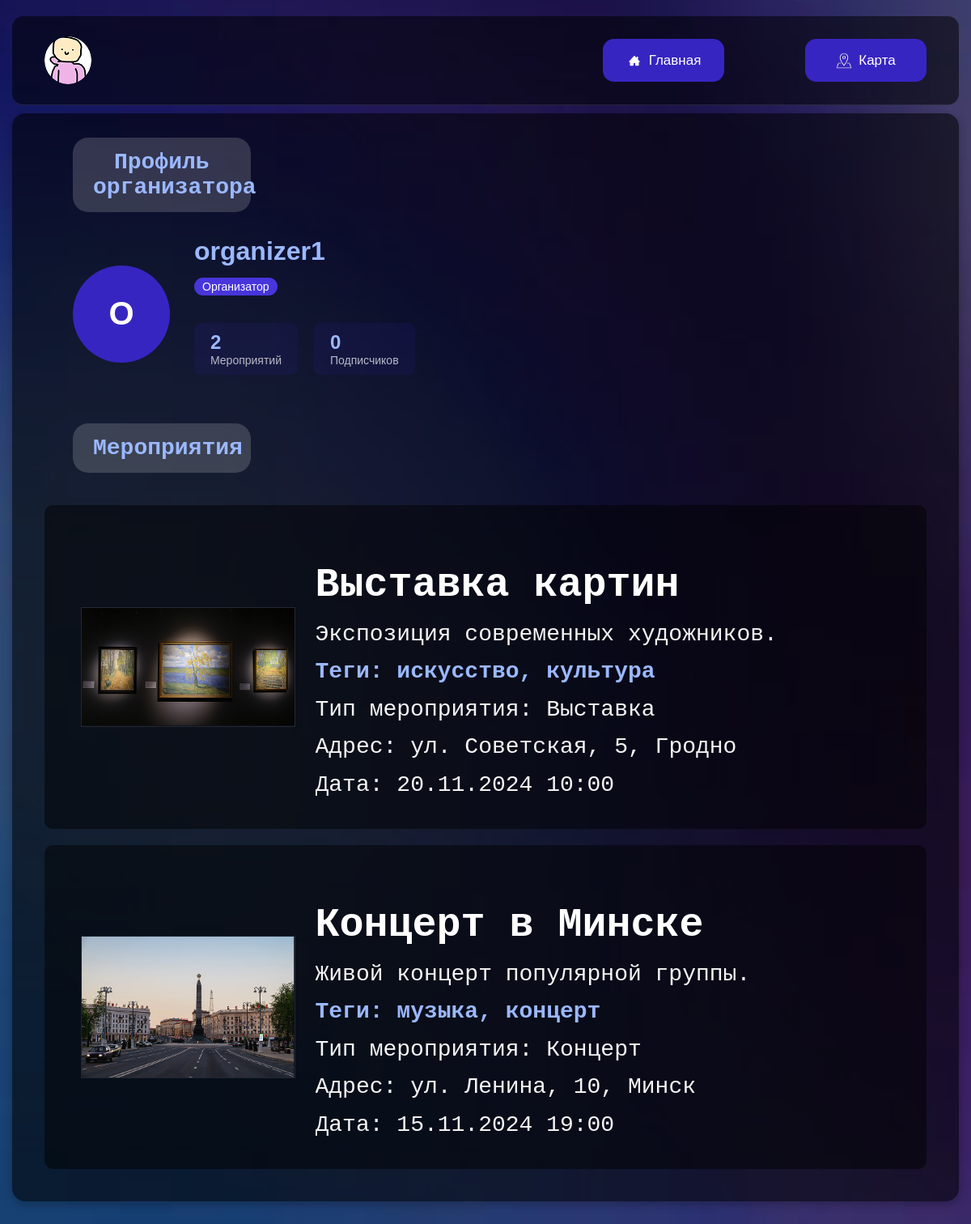
The page /organizer/3 on the database its author committed.
### app.py (models this page shows, shortened)
class User(db.Model):
    id = db.Column(db.Integer, primary_key=True)
    username = db.Column(db.String(50), unique=True, nullable=False)
    email = db.Column(db.String(100), unique=True, nullable=False)
    password = db.Column(db.String(100), nullable=False)
    role = db.Column(db.String(20), nullable=False, default='participant')
    is_admin = db.Column(db.Boolean, default=False)

class Event(db.Model):
    id = db.Column(db.Integer, primary_key=True)
    title = db.Column(db.String(100), nullable=False)
    description = db.Column(db.Text, nullable=False)
    organizer_id = db.Column(db.Integer, db.ForeignKey('user.id'), nullable=False)
    format = db.Column(db.String(20), nullable=False)
    location = db.Column(db.String(200))
    date_time = db.Column(db.DateTime, nullable=False)
    duration = db.Column(db.Integer, nullable=False)
    image_url = db.Column(db.String(200))
    lat = db.Column(db.Float)
    lng = db.Column(db.Float)
    event_type = db.Column(db.String(50))
    created_at = db.Column(db.DateTime, default=datetime.utcnow)
    is_active = db.Column(db.Boolean, default=True)
    organizer = db.relationship('User', backref='events')
    tags = db.relationship('Tag', secondary='event_tag', backref='events')

### app.py (the view, shortened to what this page needs)
@app.route('/organizer/<int:organizer_id>')
def organizer_profile(organizer_id):
    try:
        organizer = db.session.query(User).options(
            joinedload(User.subscribers)
        ).get(organizer_id)
        if not organizer:
            flash('Пользователь не найден', 'error')
            return redirect(url_for('home'))
        if organizer.role != 'organizer':
            flash('Этот пользователь не является организатором', 'info')
            return redirect(url_for('home'))
        events = db.session.query(Event).filter(
            Event.organizer_id == organizer_id,
            Event.is_active == True
        ).order_by(Event.date_time.desc()).all()
        is_subscribed = False
        return render_template(
            'organizer_profile.html',
            organizer=organizer,
            events=events,
            subscribers_count=len(organizer.subscribers),
            is_subscribed=is_subscribed
        )
    except Exception as e:
        app.logger.error(f"Error in organizer_profile: {str(e)}")
        flash('Произошла ошибка при загрузке страницы', 'error')
        return redirect(url_for('home'))

### templates/organizer_profile.html (shortened to what this page needs)
<!DOCTYPE html>
<html lang="ru">
<head>
    <link rel="stylesheet" href="{{ url_for('static', filename='styles.css') }}">
</head>
<body>
<div class="header">
    <div class="user-container" id="userContainer">
        <div class="user-circle"></div>
    </div>
    <div class="menu-buttons">
        <a href="{{ url_for('home') }}" class="menu-btn map-btn">
            <img src="{{ url_for('static', filename='images/home.png') }}" alt="Главная" class="icon">
            Главная
        </a>
        <a href="{{ url_for('show_map') }}" class="menu-btn map-btn">
            <img src="{{ url_for('static', filename='images/map.png') }}" alt="Карта" class="icon">
            Карта
        </a>
    </div>
</div>
<div class="posts-wrapper">
    <div class="posts-header">
        <h2>Профиль организатора</h2>
    </div>
    {% if not organizer %}
        <div class="error-message">
            Организатор не найден
            <a href="{{ url_for('home') }}">Вернуться на главную</a>
        </div>
    {% else %}
        <div class="organizer-header" style="margin: 30px 55px;">
            <div class="organizer-avatar">
                {{ organizer.username[0]|upper }}
            </div>
            <div class="organizer-info">
                <h1>{{ organizer.username }}</h1>
                <p class="role-badge">Организатор</p>
                <div class="stats">
                    <div class="stat">
                        <span class="stat-number">{{ events|length }}</span>
                        <span class="stat-label">Мероприятий</span>
                    </div>
                    <div class="stat">
                        <span class="stat-number">{{ subscribers_count }}</span>
                        <span class="stat-label">Подписчиков</span>
                    </div>
                </div>
            </div>
        </div>
        <div class="posts-header" style="margin: 40px 0 20px 55px;">
            <h2>Мероприятия</h2>
        </div>
        {% if events %}
            <div class="posts-container">
                {% for event in events %}
                    <div class="post" onclick="showModal(
                            '{{ event.title }}',
                            '{{ event.description }}',
                            '{{ event.location }}',
                            '{{ event.tags|map(attribute="name")|join(", ") }}',
                            '{{ event.event_type }}',
                            {{ event.lat|default(0) }},
                            {{ event.lng|default(0) }},
                            {% if event.title == 'Концерт в Минске' %}
                                '{{ url_for("static", filename="images/event1.png") }}',
                            {% elif event.title == 'Выставка картин' %}
                                '{{ url_for("static", filename="images/event2.png") }}',
                            {% elif event.image_url %}
                                '{{ url_for("static", filename="uploads/" + event.image_url.split("/")[-1]) }}',
                            {% else %}
                                '{{ url_for("static", filename="images/default-event.jpg") }}',
                            {% endif %}
                            '{{ organizer.username }}',
                            {{ organizer.id }},
                            '{{ event.date_time.strftime("%Y-%m-%d %H:%M") }}'
                            )">
                        <img class="post-image"
                             src="{% if event.title == 'Концерт в Минске' %}
                             {{ url_for('static', filename='images/event1.png') }}
                          {% elif event.title == 'Выставка картин' %}
                             {{ url_for('static', filename='images/event2.png') }}
                          {% elif event.image_url %}
                             {{ url_for('static', filename='uploads/' + event.image_url.split('/')[-1]) }}
                          {% else %}
                             {{ url_for('static', filename='images/default-event.jpg') }}
                          {% endif %}"
                             alt="{{ event.title }}">
                        <div class="post-content">
                            <h3>{{ event.title }}</h3>
                            <p>{{ event.description|truncate(100) }}</p>
                            <p class="tags" style="color: #9BB8FF; font-weight: bold;">
                                Теги: {{ event.tags|map(attribute='name')|join(', ') }}
                            </p>
                            <p>Тип мероприятия: {{ event.event_type }}</p>
                            <p>Адрес: {{ event.location }}</p>
                            <p>Дата: {{ event.date_time.strftime("%d.%m.%Y %H:%M") }}</p>
                        </div>
                    </div>
                {% endfor %}
            </div>
        {% else %}
            <p class="no-events" style="text-align: center; font-size: 24px; margin: 50px 0;">Нет мероприятий</p>
        {% endif %}
    {% endif %}
</div>
</body>
</html>

### static/styles.css (style rules this page uses)
body { margin: 0; padding: 0; background: url("../static/images/gradient.png") no-repeat center center fixed; background-size: cover; color: #ffffff; font-family: 'Roboto Mono', sans-serif; }
.header { position: absolute; background: rgba(0, 0, 0, 0.54); padding: 25px 20px; display: flex; align-items: center; justify-content: space-between; width: calc(100% - 30px); border-radius: 14px; top: 20px; left: 15px; z-index: 1000; transform: translateY(0); transition: transform 0.2s ease-out; will-change: transform; border-bottom: 1px solid rgba(255, 255, 255, 0.1); box-sizing: border-box; gap: 30px; }
.user-container { position: relative; display: inline-block; margin-left: 20px; }
.user-circle { width: 58px; height: 59px; background: url("../static/images/avatarka.png") no-repeat center center/cover; border-radius: 50%; cursor: pointer; }
.menu-buttons { display: flex; gap: 100px; align-items: center; margin-right: 20px; }
.menu-btn { display: flex; align-items: center; justify-content: center; gap: 8px; padding: 0 20px; background: #3725C1; border: none; color: white; cursor: pointer; border-radius: 14px; transition: background 0.3s ease; text-decoration: none; font-size: 17px; height: 53px; box-sizing: border-box; }
.map-btn { width: 150px; min-width: 120px; justify-content: center; }
.menu-btn img.icon { width: 20px; height: 20px; }
.posts-wrapper { width: calc(100% - 70px); margin: 140px 15px; background: rgba(0, 0, 0, 0.57); border-radius: 16px; padding: 20px; box-shadow: 0 4px 12px rgba(0, 0, 0, 0.25); min-height: 700px; }
.posts-header { background: rgba(201, 201, 201, 0.22); width: 15%; border-radius: 19px; padding: 15px 25px; text-align: center; margin: 10px 0 10px 55px; }
.posts-header h2 { font-family: 'Roboto Mono', monospace; font-size: 28px; color: #9BB8FF; margin: 0; font-weight: 700; }
.posts-container { width: calc(100% - 40px); gap: 20px; display: grid; padding: 20px; min-height: 700px; }
.post { display: flex; flex-direction: row; background: rgba(0, 0, 0, 0.49); border-radius: 10px; overflow: hidden; cursor: pointer; transition: transform 0.2s ease; padding: 20px; align-items: flex-start; height: 400px; box-sizing: border-box; }
.post-image { width: 25%; height: auto; max-height: 250px; margin: 0 25px; object-fit: cover; object-position: center; align-self: center; border: 1px solid rgba(255, 255, 255, 0.1); }
.post-content { width: 70%; height: 100%; display: flex; flex-direction: column; justify-content: flex-start; font-family: 'Roboto Mono', monospace; overflow-y: auto; }
.post-content h3 { font-family: 'Roboto Mono', monospace; font-size: 50px; margin-bottom: 10px; font-weight: 700; color: #ffffff; }
.post-content p { font-family: 'Roboto Mono', monospace; font-size: 28px; margin: 5px 0; line-height: 1.3; color: #F5F5F5; }
.tags { font-size: 14px; font-weight: bold; color: #9BB8FF; }
.organizer-header { display: flex; gap: 30px; margin-bottom: 40px; }
.organizer-avatar { width: 120px; height: 120px; border-radius: 50%; background: #3725C1; display: flex; align-items: center; justify-content: center; color: white; font-size: 40px; font-weight: bold; }
.organizer-info h1 { margin: 0; color: #9BB8FF; }
.role-badge { display: inline-block; background: #4835DB; color: white; padding: 3px 10px; border-radius: 12px; font-size: 14px; }
.stats { display: flex; gap: 20px; margin: 20px 0; }
.stat { background: rgba(55, 37, 193, 0.1); padding: 10px 20px; border-radius: 8px; }
.stat-number { font-size: 24px; font-weight: bold; color: #9BB8FF; }
.stat-label { display: block; font-size: 14px; color: rgba(255, 255, 255, 0.7); }
.organizer-header { display: flex; gap: 30px; margin-bottom: 40px; align-items: center; }

### rows shown on the page
User: username "O", username "organizer1"
Event: shows a picture, title "Выставка картин", description "Экспозиция современных художников.", tags|map "искусство, культура", event_type "Выставка", location "ул. Советская, 5, Гродно", date_time "20.11.2024 10:00"
Event: shows a picture, title "Концерт в Минске", description "Живой концерт популярной группы.", tags|map "музыка, концерт", event_type "Концерт", location "ул. Ленина, 10, Минск", date_time "15.11.2024 19:00"

### other values the page prints
{{ events|length }} "2"
{{ subscribers_count }} "0"
